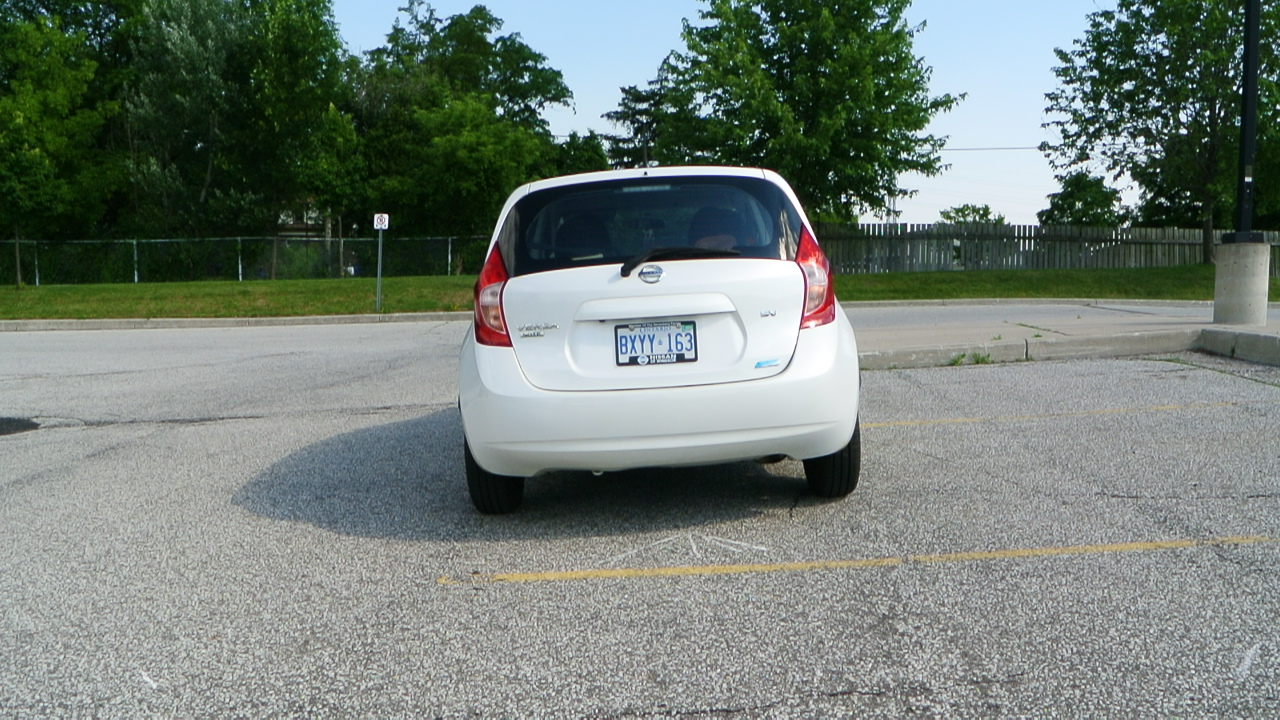
#> input picture Data_Augmentation/test_load/test2.JPG, 1280 x 720 px, found by its file name; its folder holds only this picture in this run
$ python Data_Augmentation_Main.py
#> lines starting #> are read from the running program, lines starting #| are printed output that depends on the picture
### Data_Augmentation/Data_Augmentation_Functions.py
#!/usr/bin/env python
# coding: utf-8

'''
DATA AUGMENTATION FUNCTIONS CODE

Created by: Maryam Hanna
Date: December 20, 2018
Email: maryamhanna@hotmail.com

This is data augmentation code written for Data_Augmentation_Main.py code. It has five different functions: test_data, flipping_image, rotating_image, salt_pepper_image, and saturate_contrast_image.

References:
1) https://medium.com/nanonets/how-to-use-deep-learning-when-you-have-limited-data-part-2-data-augmentation-c26971dc8ced
2) https://stackoverflow.com/questions/42045362/change-contrast-of-image-in-pil
3) https://docs.opencv.org/3.4.2/d3/dc1/tutorial_basic_linear_transform.html
'''

# importing required libraries
import cv2
import os
import numpy as np
import matplotlib.image as mpimg
import matplotlib.pyplot as plt
from PIL import Image, ImageEnhance

'''
test_data function

When this function is called, it reads in a test image and operates on it different types of augmentation, and then prints them together for comparision. It compares flipped image, rotating image, added salt and pepper noise to image, and modifies contrast and brightness of the image. It is recommended that the user has 'test1.JPG' image in test_load folder and have test_save folder available to save the images to.
'''

# [343 lines left out: function test_data, not called in this run]

'''
flipping_image function

This funcation reads in images according to loadind_path, and flips them on vertical plane using fliplr function from numpy. Then save the image according to saving_path.
'''

# [18 lines left out: function flipping_image, not called in this run]

'''
rotating_image function

This funcation reads in images, and rotates according to given angle, using getRotationMatrix2D and warpAffine functions from opencv4. Function transform.rotate from skimage was originally used, but when opencv and numpy updated, there were conflicts with skimage. Then save the image according to saving_path.
'''

def rotating_image(loading_path, saving_path, given_angle):
#> called with given_angle = 15
    data = []

    for filename in (os.listdir(loading_path)):
        path_name = loading_path + filename
        try:
            img = cv2.imread(path_name)
#> img is the input picture: shape (720, 1280, 3); mean B, G, R 118.1, 125.2, 114.8
            if img is not None:
                if ('rot' not in filename):
                    data.append(filename)
        except IOError:
            pass

        for i in range(len(data)):
            path = loading_path + data[i]
            img = cv2.imread(path)
            rows = img.shape[0]
#> rows = 720
            cols = img.shape[1]
#> cols = 1280
            M = cv2.getRotationMatrix2D((cols/2, rows/2), given_angle, 1)
            rot = cv2.warpAffine(img, M, (cols,rows))
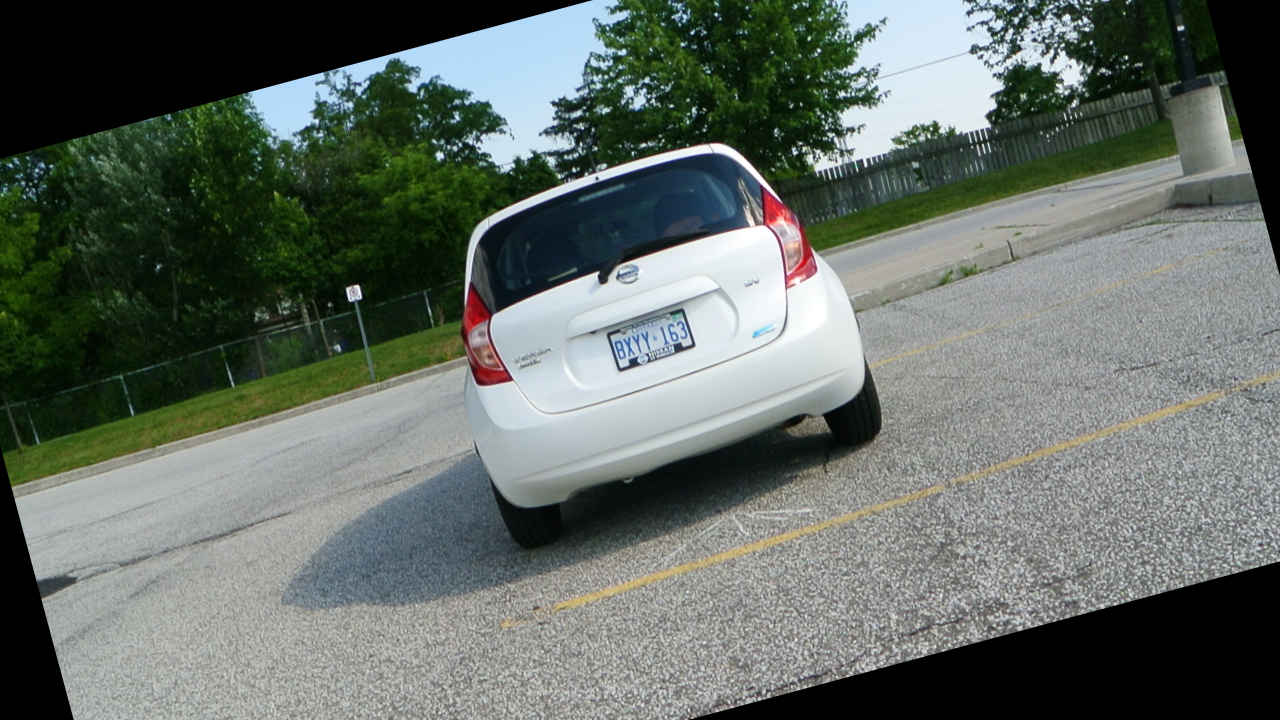
#> rot: shape (720, 1280, 3); mean B, G, R 102.2, 108.7, 100.1
            rot_name = saving_path + 'rot'+ str(int(given_angle)) + '_' + data[i]
            rot = cv2.cvtColor(rot, cv2.COLOR_BGR2RGB)
            mpimg.imsave(rot_name, rot)

'''
salt_pepper_image function

This function reads in images, and according to the amount of salt and pepper intenseity, using random coordination, replace some pixels in the image with either a salt or pepper. Then save the image according to saving_path.
'''

def salt_pepper_image(loading_path, saving_path, salt_pepper, amount):
#> called with salt_pepper = 0.25, amount = 0.08
    data = []

    for filename in (os.listdir(loading_path)):
        path_name = loading_path + filename
        try:
            img = cv2.imread(path_name)
            if img is not None:
                if ('sp' not in filename):
                    data.append(filename)
        except IOError:
            pass

    for i in range(len(data)):
        path = loading_path + data[i]
        img = cv2.imread(path)
        sp_img = np.copy(img)
        num_salt = np.ceil(amount * img.size * salt_pepper)
#> num_salt = 55296
        coords = [np.random.randint(0, i - 1, int(num_salt)) for i in img.shape]
#> (the run stopped early here; a loop or call above may not have finished)
